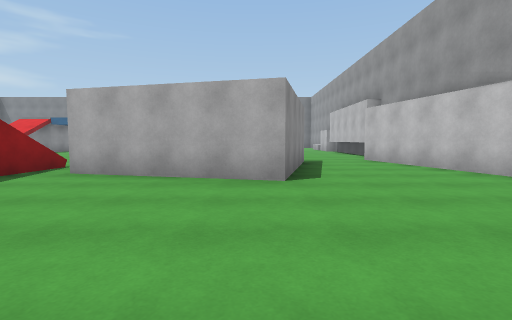
[1] (above)

23 first-person views from a walk through a 3-D level made in the Unity game engine. The camera is 1.2 m above the floor, tilts 4° down and sees 85° across. The floor is counted in squares, 2 m on a side. Each view is taken from the middle of a square. On the plan, view 1 faces up. The plan holds only what a view shows up to about 9 squares ahead; the rest is blank. The place goes on beyond the plan. The player is left out. Surface patterns are stand-ins for the level's own textures.

[2]
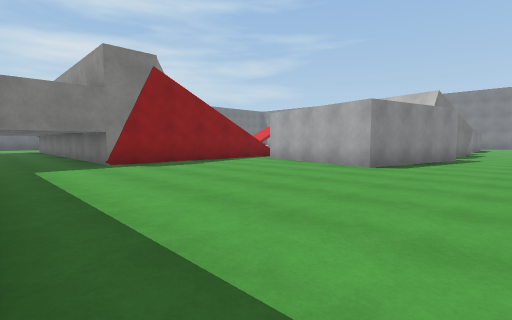

[3]
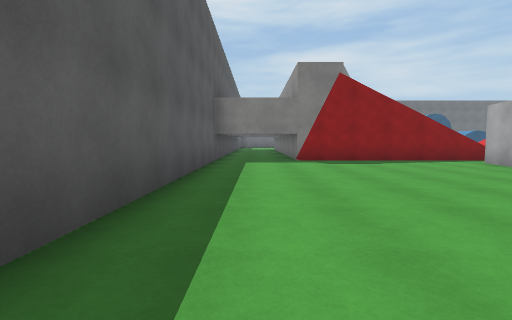

[4]
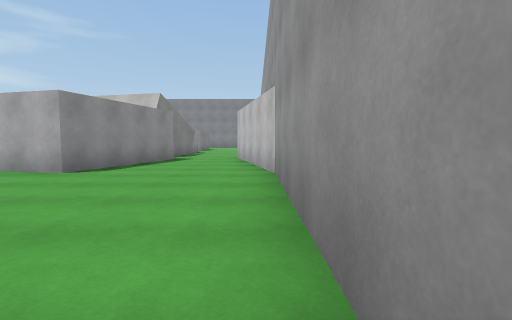

[5]
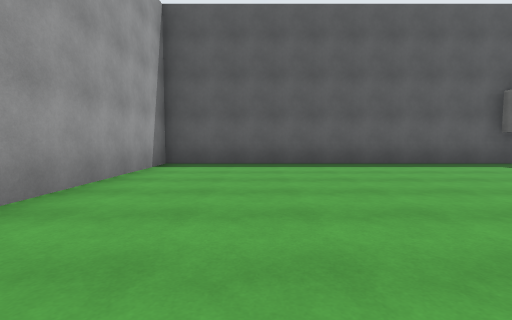

[6]
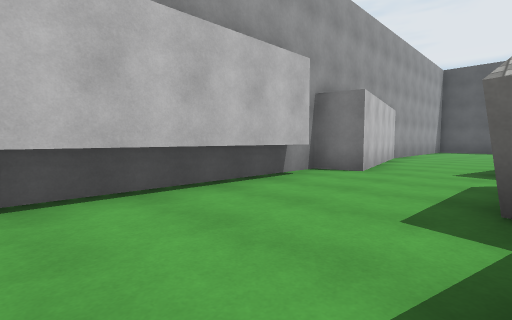

[7]
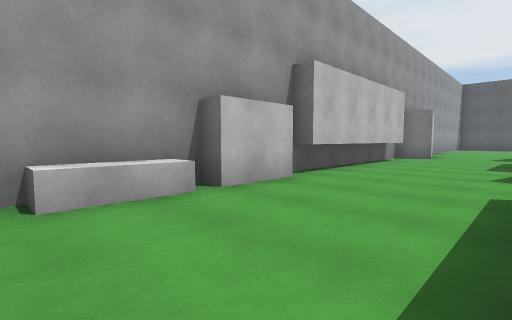

[8]
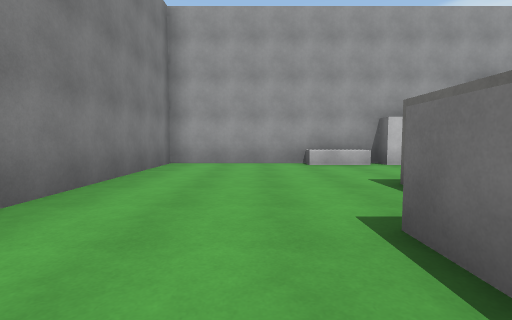

[9]
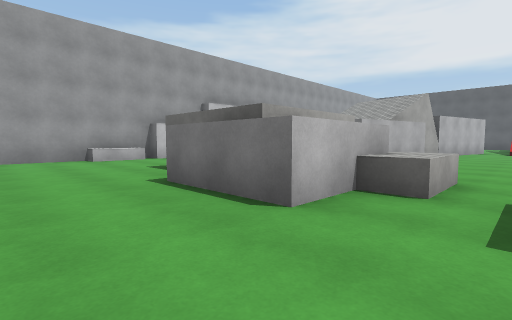

[10]
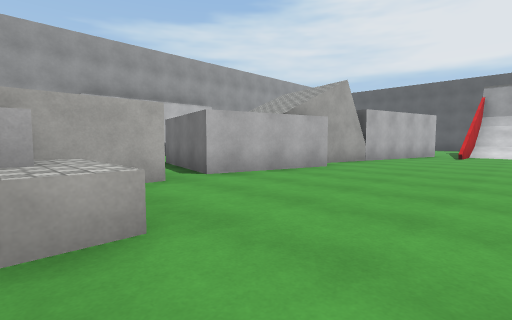

[11]
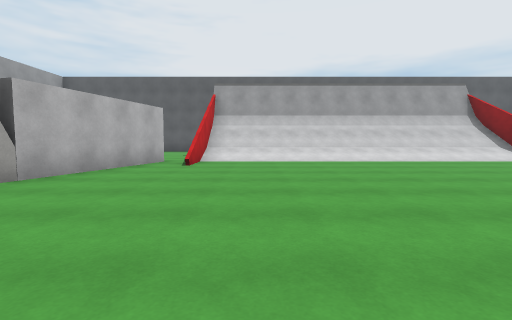

[12]
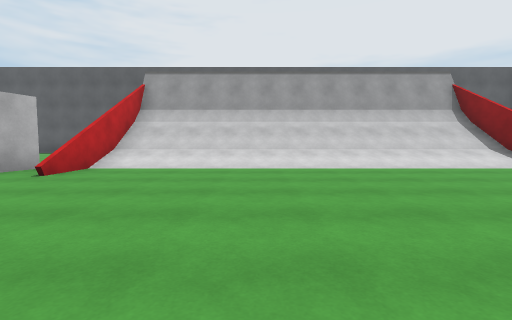

[13]
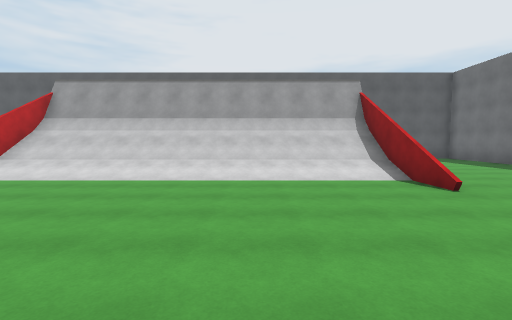

[14]
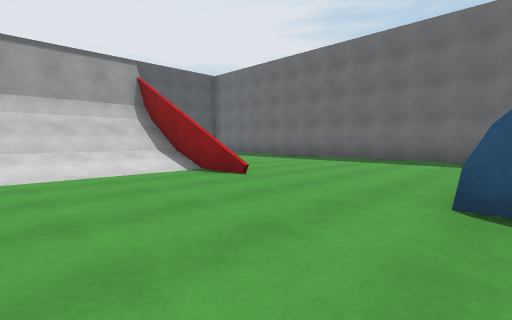

[15]
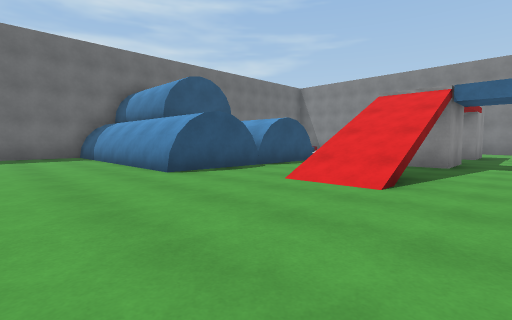

[16]
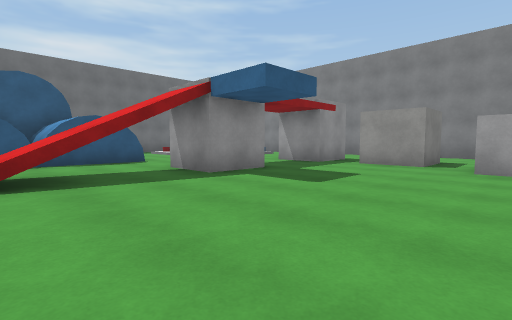

[17]
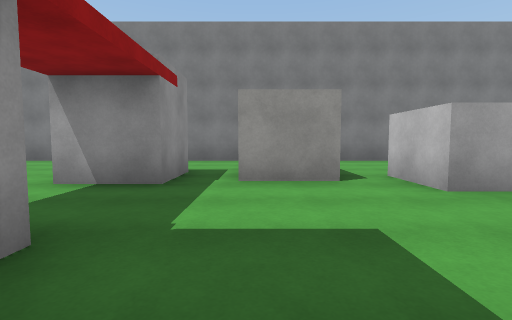

[18]
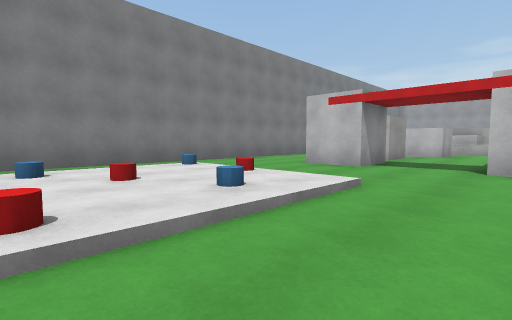

[19]
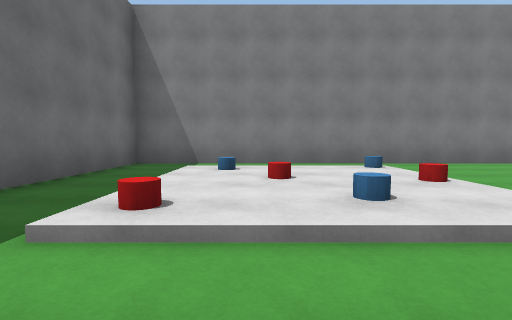

[20]
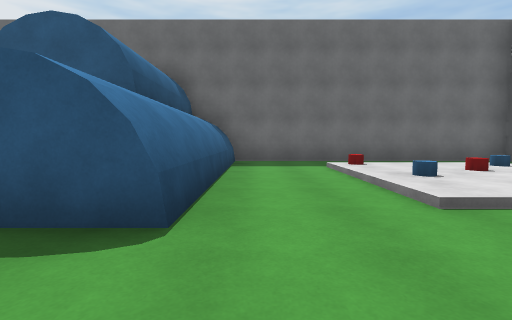

[21]
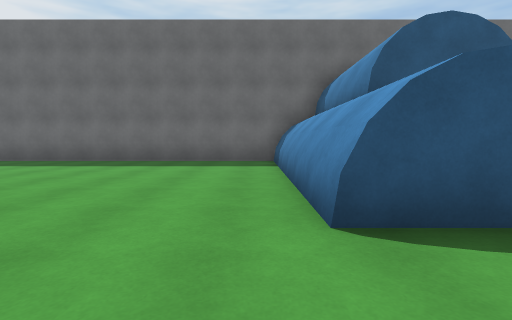

[22]
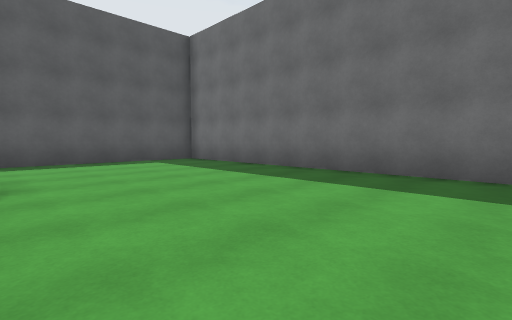

[23]
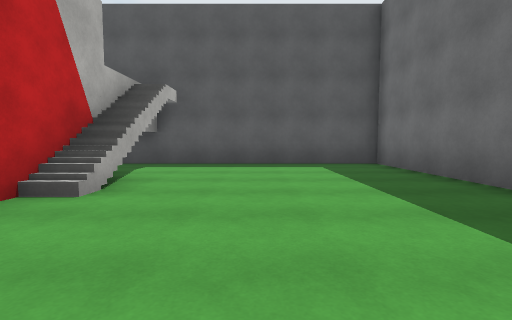

### Floor plan
Key: @ floor where view 1 was taken; # wall or solid block; . main floor; : floor 0.25 m higher than the main floor; / step, stairs or slope; = window, fence, low wall or low ledge; ^ raised ledge.
Columns run from 20 left of view 1 to 5 right of it. Each row starts with its distance up from view 1.
 23 ################    ######
 22 #.......... ....   ......#
 21 #.......... .............#
 20 #.:::/...................#
 19 #.::::...#. #....##......#
 18 #.::::...#.##.#..####...^
 17 #./:::..........^##  ....#
 16 #.................#  ...##
 15 #........#........#  ....
 14 #######...........##....#
 13     ###...........####..#
 12     ###.//........#  ...#
 11     ###.//........#  #..#
 10 #######...........#   ..##
  9 #.................#  ....#
  8 #.................#  #..##
  7 #................##  #..#
  6 #.....#.........##  ##..##
  5 #.....#/////////#####....#
  4 #.....#/////////#........#
  3 #.....#/////////#........#
  2 #..../###########........#
  1 #..../#       ##.........#
  0 #.... ^      ^##....@....#
 -1 #.....      ^..=.........#
 -2 #.....#        #.........#
 -3 #######        ###########

Positions as (right, up) in squares from view 1, and headings:
1: (0, 0), facing up
2: (3, -2), facing up-left
3: (4, -1), facing left
4: (4, -1), facing up
5: (2, 5), facing down
6: (1, 14), facing down-right
7: (1, 19), facing down-right
8: (-3, 20), facing right
9: (-5, 21), facing down-right
10: (-6, 17), facing down-right
11: (-6, 13), facing down
12: (-8, 11), facing down
13: (-11, 11), facing down
14: (-11, 10), facing down-left
15: (-9, 7), facing up-left
16: (-6, 11), facing up-left
17: (-9, 14), facing up
18: (-18, 15), facing up-right
19: (-17, 15), facing up
20: (-12, 15), facing left
21: (-12, 9), facing left
22: (-15, 6), facing down-left
23: (-17, 5), facing down
